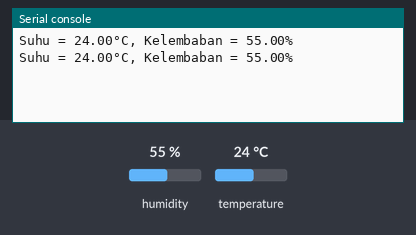
Recording of a program running on a simulated CircuitPython board. Parts: the last lines printed to the serial console. Inputs (shaded band) come from the test bench; at power-on: humidity 55 %, temperature 24 °C. Library files of the repository ran but are not shown: SHT31.py.

Above: at 1.2 s.
1.3 s: humidity set to 22 %
At 2.5 s:
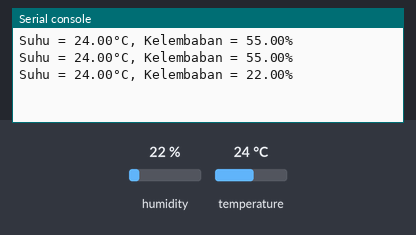
2.8 s: temperature set to 12 °C
At 3.9 s:
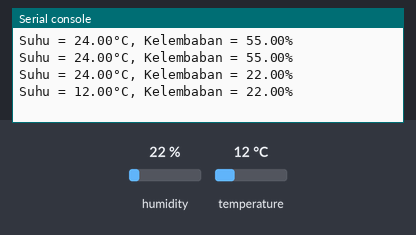
4.3 s: humidity set to 40 %
At 5.5 s:
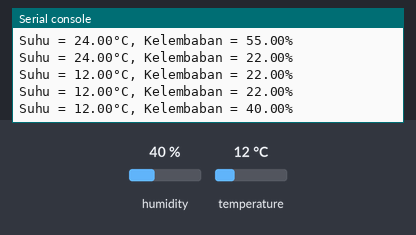
Timing chart, 0 to 7.3 s (numbered marks = the images above; inputs shaded):
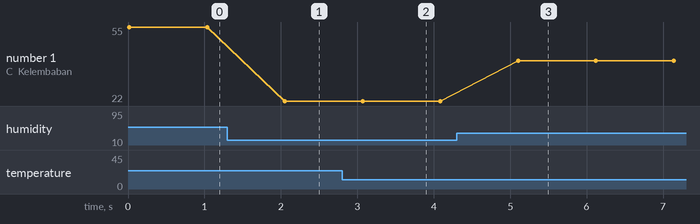

The program:

main_SHT31.py
```python
import time
from SHT31 import SHT31

def main():
    sensor = SHT31(i2c_address=0x44)
    while True:
        temperature, humidity = sensor.get_temperature_humidity()
        if temperature is not None and humidity is not None:
            print(f"Suhu = {temperature:.2f}°C, Kelembaban = {humidity:.2f}%")
        time.sleep(1)

if __name__ == "__main__":
    main()
```

Measured:
- after the input at 1.3 s, the serial console: prints a new line after 0.75 s (image 1)
- after the input at 2.8 s, the serial console: prints a new line after 0.27 s (image 2)
- after the input at 4.3 s, the serial console: prints a new line after 0.80 s (image 3)
- plotted number 1: 55 → 22 after the input at 1.3 s, 22 → 40 after the input at 4.3 s
